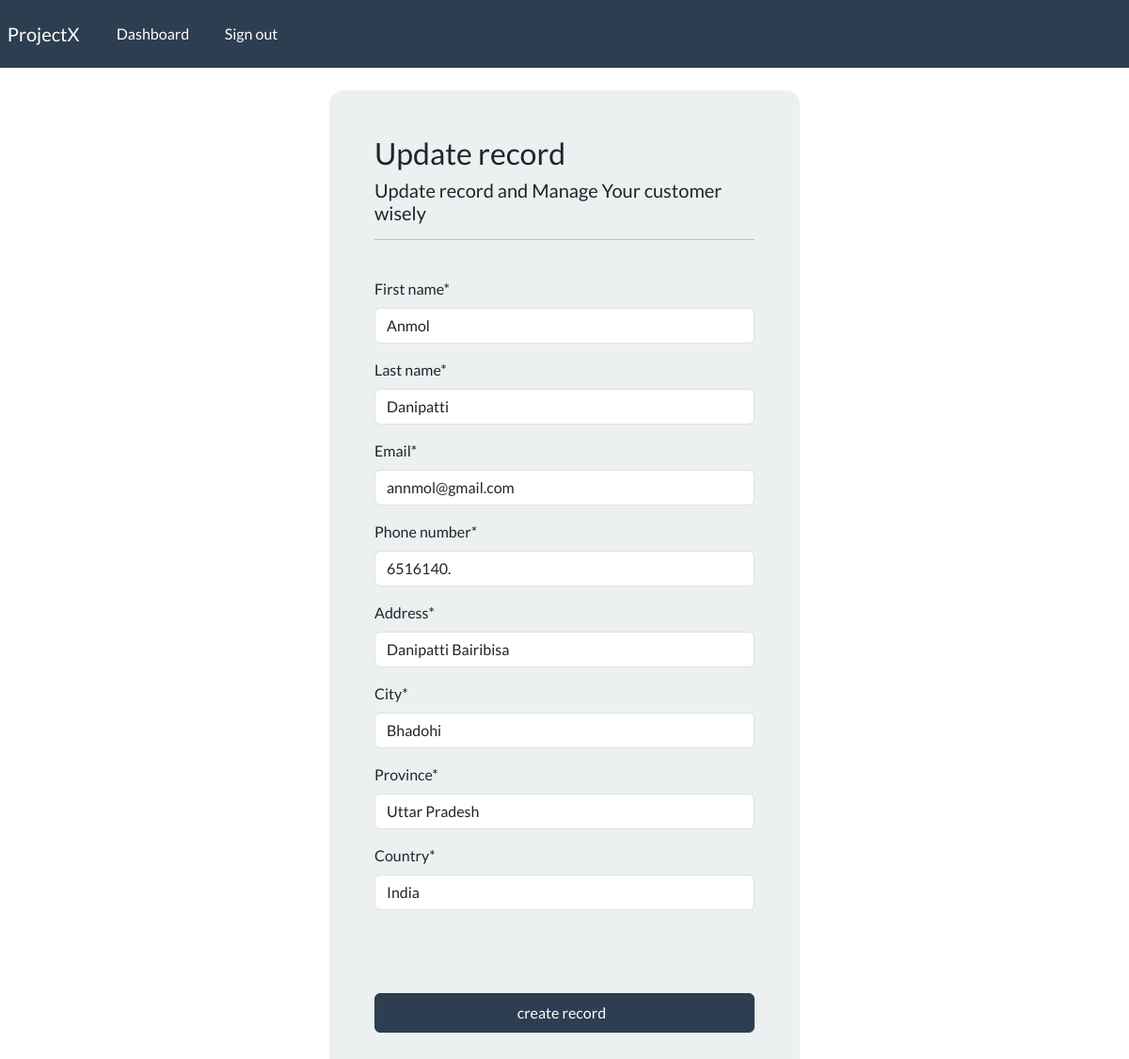
Page /update_record/5 (signed in) on the committed database.
### main/models.py (models this page shows, shortened)
class Record(models.Model):
    creation_date = models.DateTimeField(auto_now_add=True)
    first_name = models.CharField(max_length=100)
    last_name = models.CharField( max_length=50)
    email = models.EmailField( max_length=254)
    phone_number = models.CharField(max_length=50)
    address =models.CharField(max_length=500)
    city = models.CharField( max_length=150)
    province = models.CharField( max_length=150)
    country = models.CharField(max_length=100)

### main/views.py (the view)
# urls.py: path('update_record/<int:pk>', views.update_record, name= "update_record"),
@login_required(login_url='my-login')
def update_record(request, pk):
    record = Record.objects.get(id=pk)
    form = next_record(instance=record)
    if request.method =="POST":
        form = next_record(request.POST, instance=record)
        if form.is_valid():
            form.save()
            return redirect("dashboard")
    context = {'form':form}
    return render(request, 'main/update-record.html', context=context)

### main/forms.py
class next_record(forms.ModelForm):
    class Meta:
        model = Record
        fields = ['first_name', 'last_name', 'email', 'phone_number', 'address', 'city', 'province', 'country']

### main/templates/main/update-record.html (shortened to what this page needs)
{% extends 'main/base.html' %}
{% load crispy_forms_tags %}
{% block content %}
    <body>
        <div class="container bg-light shadow-md p-5 form-layout">
            <h3> Update record </h3>
            <h5> Update record and Manage Your customer wisely </h5>
            <hr>
            <br>
            <form method="POST" autocomplete="off" enctype="multipart/form-data">
                {{ form|crispy }}
                <br>
                <br>
                <br>
                <button type="submit" class="btn btn-primary w-100 btn-block p-2"> create record &nbsp;  </button>
            </form>
        </div>
    </body>
{% endblock %}

### home/static/css/style.css (style rules this page uses)
.form-layout { border-radius: 15px; width: 500px; }

### rows in the picture
Record: first_name "Anmol", last_name "Danipatti", email "annmol@gmail.com", phone_number "6516140.", address "Danipatti Bairibisa", city "Bhadohi", province "Uttar Pradesh", country "India"
